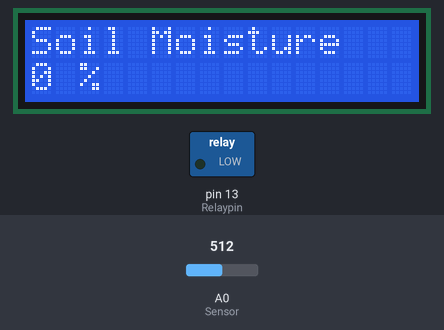
A sketch run on a simulated Arduino Uno, built with avr-gcc and run on an emulated ATmega328P. On the bench: 16×2 character LCD, switched loads named in the sketch (green lamp = pin HIGH). Dashed ring = blinking. The inputs (shaded band) are chosen by the test bench; at power-on: A0 (Sensor) = 512. What the sketch prints to the serial monitor is not drawn.

Above: at 1.2 s.
1.3 s: A0 (Sensor) set to 470
At 2.3 s:
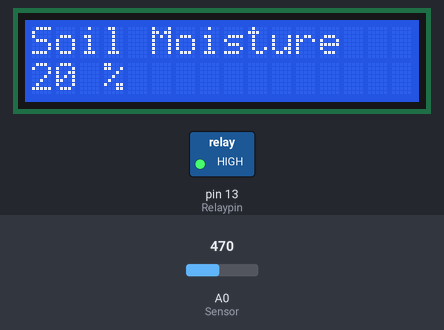
4.9 s: A0 (Sensor) set to 439
At 4.9 s:
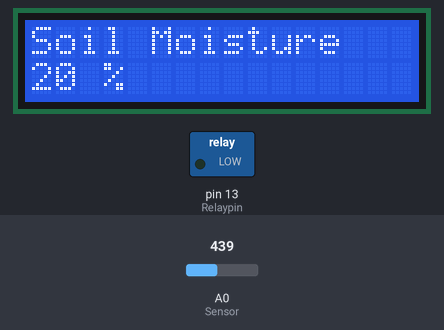
7.5 s: A0 (Sensor) set to 385
At 8.0 s:
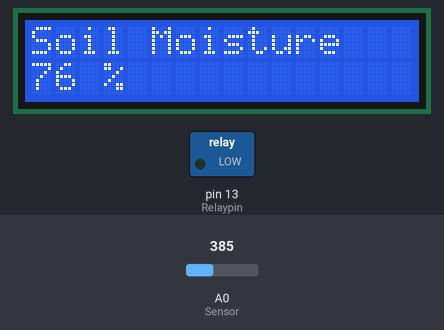
9.1 s: A0 (Sensor) set to 511
At 9.28 s:
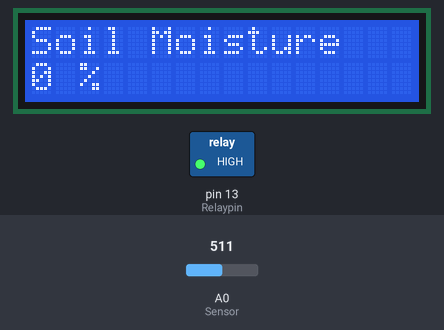
Timing chart, 0 to 12.6 s (numbered marks = the images above; inputs shaded):
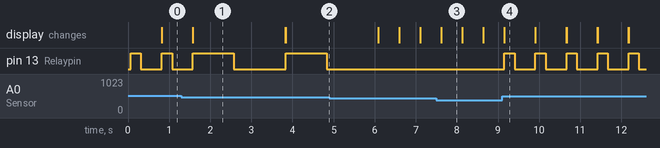

Measured:
- the behaviour switches between 456 and 455 on A0 (Sensor) (found by bisection; images 1 and 2)
- after the input at 1.3 s, pin 13 (Relaypin): HIGH → LOW after 1.3 s, → HIGH 1.3 s later, → LOW 1.0 s later; the display: first differs from a run without the input after 0.28 s (image 1)
- after the input at 4.9 s, pin 13 (Relaypin): stays LOW (without the input it goes to HIGH after 1.2 s)
- after the input at 7.5 s, the display: first differs from a run without the input after 0.12 s (image 3)
- after the input at 9.1 s, pin 13 (Relaypin): alternates HIGH for 0.25 s and LOW for 0.51 s, starting after 0.06 s; the display: first differs from a run without the input after 0.06 s (image 4)
- by itself, pin 13 (Relaypin): alternates HIGH for 0.25 s and LOW for 0.51 s
- what the display in image 1 shows lasts 2.2 s, from 1.6 s to 3.8 s

The sketch:

SoilMoistureSensor.ino
```cpp
#include <LiquidCrystal.h>
LiquidCrystal lcd(12, 11, 5, 4, 3, 2);

const int AirValue = 500;
const int WaterValue = 350;
const int ThresholdValue = 395; //This is the threshold value UwU
int soilMoistureValue = 0;
int soilmoisturepercent = 0;
int Relaypin = 13;

void setup() {
  Serial.begin(9600); // open serial port, set the baud rate to 9600 bps
  lcd.begin(16, 2);
  pinMode(Relaypin, OUTPUT);
}

void loop() {
  soilMoistureValue = analogRead(A0);  //put Sensor insert into soil
  Serial.print("Soil Moisture Sensor Value: ");
  Serial.println(soilMoistureValue);

  soilmoisturepercent = map(soilMoistureValue,AirValue, WaterValue, 0, 100);

  if (soilmoisturepercent >= 100) {
    Serial.println("Soil Moisture: 100%");
    lcd.setCursor(0, 0);
    lcd.print("Soil Moisture");
    lcd.setCursor(0, 1);
    lcd.print("100 %");
    delay(1000); // Waits for 1 second
    digitalWrite(Relaypin, LOW); // Makes the signal low
    delay(250);
    lcd.clear();
  }
  else if (soilmoisturepercent <= 0) {
    Serial.println("Soil Moisture: 0%");
    lcd.setCursor(0, 0);
    lcd.print("Soil Moisture");
    lcd.setCursor(0, 1);
    lcd.print("0 %");
    digitalWrite(Relaypin, HIGH); // Sends high signal
    delay(250); // Waits for 1 second
    digitalWrite(Relaypin, LOW); // Makes the signal low
    delay(250);
    delay(250);
    lcd.clear();
  }
  else if (soilmoisturepercent > 0 && soilmoisturepercent < 100) {
    Serial.print("Soil Moisture: ");
    Serial.print(soilmoisturepercent);
    Serial.println("%");
    lcd.setCursor(0, 0);
    lcd.print("Soil Moisture");
    lcd.setCursor(0, 1);
    lcd.print(soilmoisturepercent);
    lcd.print(" %");
    if (soilmoisturepercent < map(ThresholdValue, 350, 500, 0, 100)) {
      digitalWrite(Relaypin, HIGH); // Sends high signal
      delay(1000); // Waits for 1 second
      digitalWrite(Relaypin, LOW); // Makes the signal low
      delay(1000);
    }
    delay(250);
    lcd.clear();
  }
}
```
